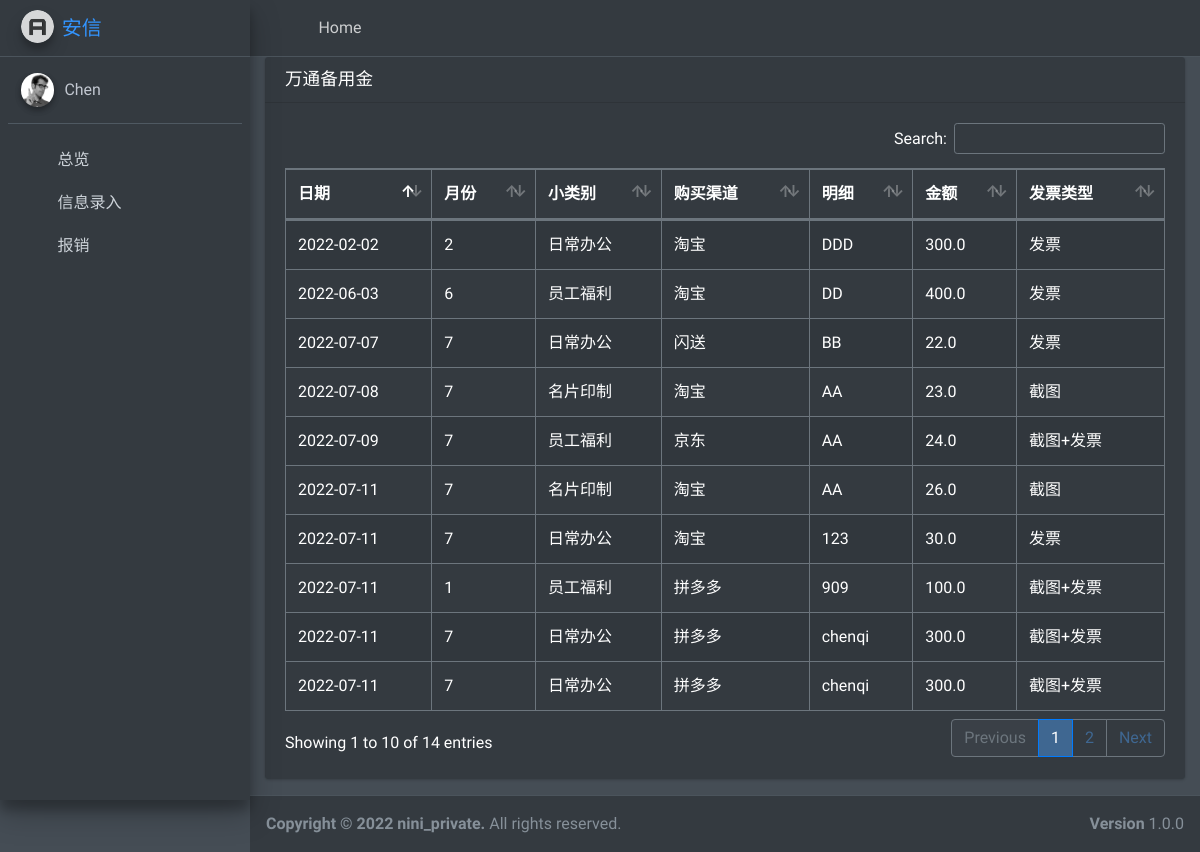
The page /total_table on the database its author committed.
### CMDB/models.py (models this page shows, shortened)
class cmdb(models.Model):
    日期 = models.DateField(null=True, blank=True)
    月份 =models.IntegerField(null=True, blank=True)
    花费地 = models.CharField(max_length=255,null=True, blank=True)
    USE_choices =(
        ('名片印制','名片印制'),
        ('日常办公','日常办公'),
        ('员工福利','员工福利')
    )
    小类别 = models.CharField(max_length=255,choices=USE_choices,null=True, blank=True)
    channel_type =(
        ('京东','京东'),
        ('淘宝','淘宝'),
        ('拼多多','拼多多'),
        ('闪送','闪送')
    )
    购买渠道 =models.CharField(max_length=255,choices=channel_type,null=True, blank=True)
    明细 = models.TextField()
    金额 = models.FloatField()
    bill_type = (
        ('截图','截图'),
        ('发票','发票'),
        ('截图+发票','截图+发票')
    )
    发票类型 =  models.CharField(max_length=255,choices=bill_type,null=True, blank=True)
    CHOICES = (
        ('yes','是'),
        ('no','否')
    )
    报销申请 = models.CharField(max_length=255,choices=CHOICES,null=True, blank=True)
    财务打款 = models.CharField(max_length=255,choices=CHOICES,null=True, blank=True)

### CMDB/views.py (the view)
# urls.py: path('total_table', views.total_table, name='total_table'),
def total_table(request):
    messages = cmdb.objects.all()
    for date in messages:
        date.日期 = date.日期.strftime("%Y-%m-%d")
    return render(request, 'total_table.html', context={
        'cmdbs': messages})

### CMDB/templates/total_table.html (shortened to what this page needs)
{% extends "base.html" %}
{% block content %}
   <div class="col-12">
            <div class="card">
              <div class="card-header">
                <h3 class="card-title">万通备用金</h3>
              </div>
              <div class="card-body">
                <table id="example1" class="table table-bordered table-striped">
                  <thead>
                  <tr>
                      <th>日期</th>
                      <th>月份</th>
                      <th>小类别</th>
                      <th>购买渠道</th>
                      <th>明细</th>
                      <th>金额</th>
                      <th>发票类型</th>
                  </tr>
                  </thead>
                  {% for message in cmdbs %}
                      <tr>
                          <td>{{ message.日期 }}</td>
                          <td>{{ message.月份 }}</td>
                          <td>{{ message.小类别 }}</td>
                          <td>{{ message.购买渠道 }}</td>
                          <td>{{ message.明细 }}</td>
                          <td>{{ message.金额 }}</td>
                          <td>{{ message.发票类型 }}</td>
                      </tr>
                  {% endfor %}
                </table>
              </div>
            </div>
          </div>
{% endblock content %}

### rows shown on the page
cmdb: 日期 "2022-07-07", 月份 "7", 小类别 "日常办公", 购买渠道 "闪送", 明细 "BB", 金额 "22.0", 发票类型 "发票"
cmdb: 日期 "2022-07-08", 月份 "7", 小类别 "名片印制", 购买渠道 "淘宝", 明细 "AA", 金额 "23.0", 发票类型 "截图"
cmdb: 日期 "2022-07-09", 月份 "7", 小类别 "员工福利", 购买渠道 "京东", 明细 "AA", 金额 "24.0", 发票类型 "截图+发票"
cmdb: 日期 "2022-07-11", 月份 "7", 小类别 "名片印制", 购买渠道 "淘宝", 明细 "AA", 金额 "26.0", 发票类型 "截图"
cmdb: 日期 "2022-07-11", 月份 "7", 小类别 "日常办公", 购买渠道 "淘宝", 明细 "123", 金额 "30.0", 发票类型 "发票"
cmdb: 日期 "2022-07-11", 月份 "1", 小类别 "员工福利", 购买渠道 "拼多多", 明细 "909", 金额 "100.0", 发票类型 "截图+发票"
cmdb: 日期 "2022-07-11", 月份 "7", 小类别 "日常办公", 购买渠道 "拼多多", 明细 "chenqi", 金额 "300.0", 发票类型 "截图+发票"
cmdb: 日期 "2022-07-11", 月份 "7", 小类别 "日常办公", 购买渠道 "拼多多", 明细 "chenqi", 金额 "300.0", 发票类型 "截图+发票"
cmdb: 日期 "2022-02-02", 月份 "2", 小类别 "日常办公", 购买渠道 "淘宝", 明细 "DDD", 金额 "300.0", 发票类型 "发票"
cmdb: 日期 "2022-06-03", 月份 "6", 小类别 "员工福利", 购买渠道 "淘宝", 明细 "DD", 金额 "400.0", 发票类型 "发票"
